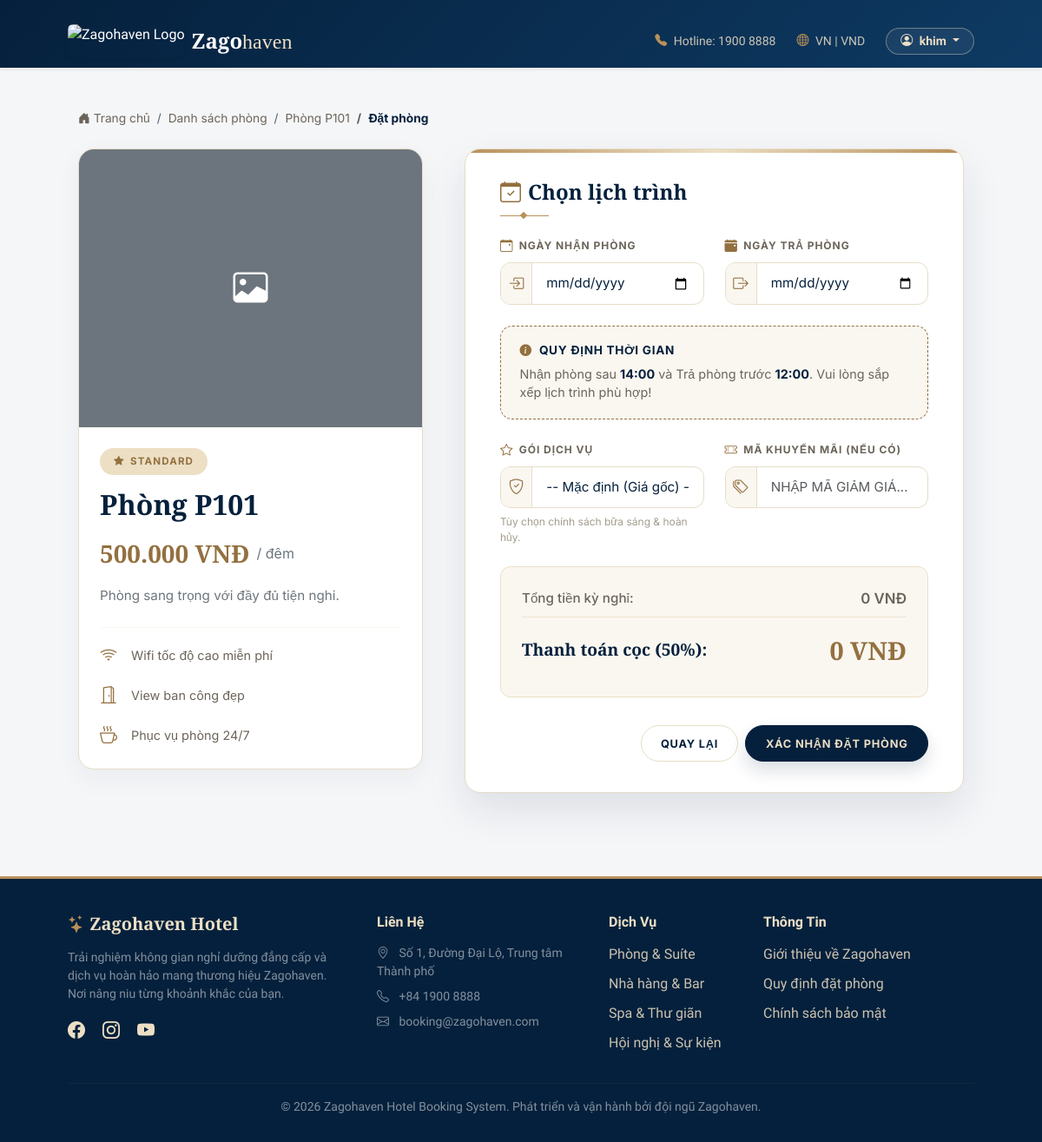
The app's page /book/1/ (signed in), older data.
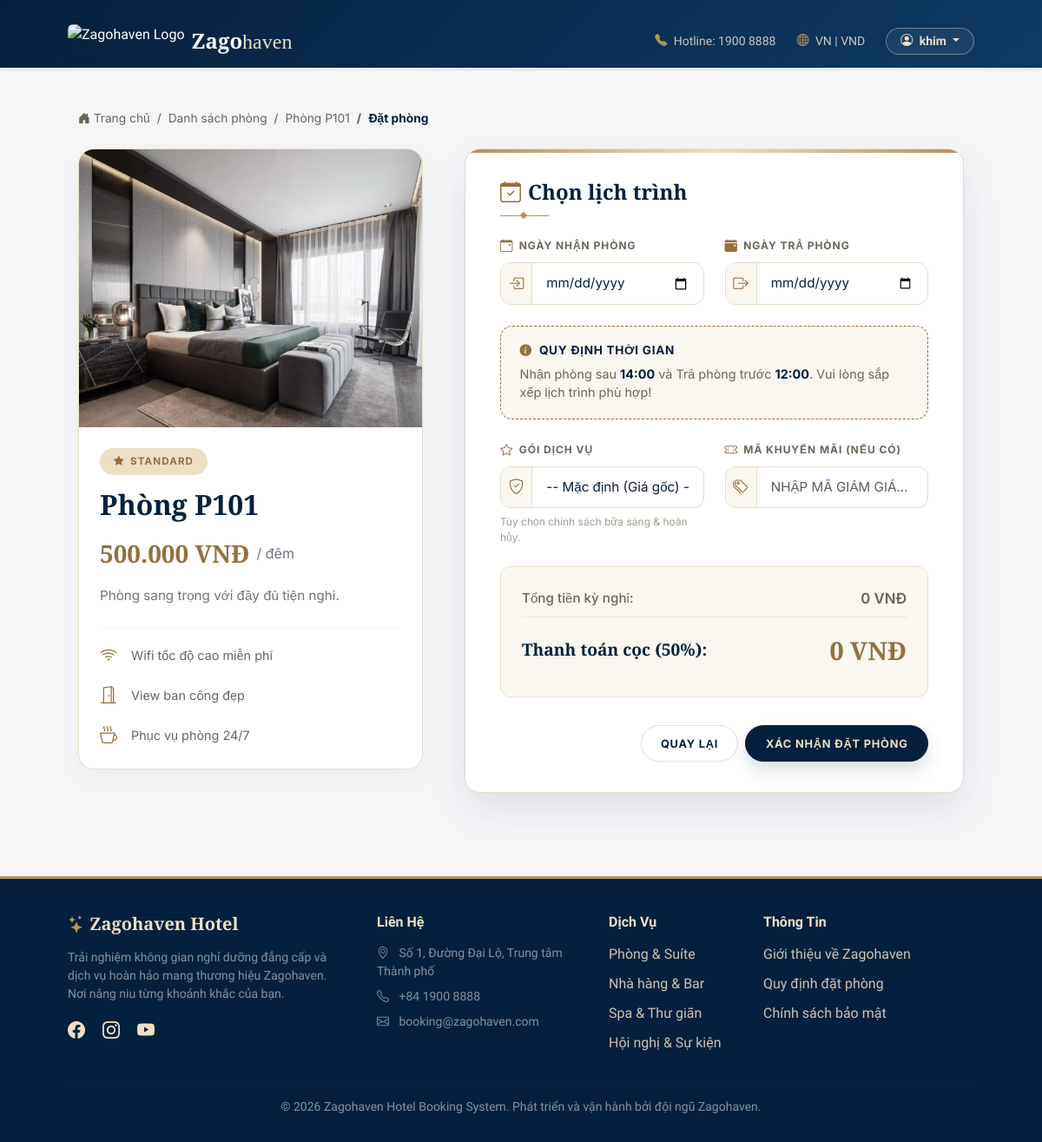
The same page, newer data.
### booking/models.py (models this page shows, shortened)
class Room(models.Model):
    HOUSEKEEPING_STATUS = (
        ('CLEAN', 'Sạch sẽ - Sẵn sàng đón khách'),
        ('DIRTY', 'Chưa dọn - Khách vừa check-out'),
        ('MAINTENANCE', 'Đang bảo trì/Sửa chữa'),
    )
    category = models.ForeignKey(RoomCategory, on_delete=models.CASCADE, verbose_name="Thuộc loại phòng")
    room_number = models.CharField(max_length=10, unique=True, verbose_name="Số phòng")
    is_available = models.BooleanField(default=True, verbose_name="Còn trống")
    housekeeping_status = models.CharField(max_length=20, choices=HOUSEKEEPING_STATUS, default='CLEAN', verbose_name="Tình trạng dọn dẹp")
    description = models.TextField(default="Phòng sang trọng với đầy đủ tiện nghi.", verbose_name="Mô tả thêm")
    image = models.ImageField(upload_to='rooms/', null=True, blank=True, verbose_name="Ảnh đại diện")
    class Meta:
        verbose_name = "Phòng"
        verbose_name_plural = "Danh sách phòng"

class RoomCategory(models.Model):
    name = models.CharField(max_length=50)
    price_per_night = models.DecimalField(max_digits=10, decimal_places=2)
    capacity = models.IntegerField(default=2)
    class Meta:
        verbose_name = "Loại phòng"
        verbose_name_plural = "Các loại phòng"

### booking/views.py (the view)
# urls.py: path('book/<int:room_id>/', booking_views.book_room, name='book_room'),
@login_required(login_url='login')
def book_room(request, room_id):
    auto_cancel_overdue_bookings()
    room = get_object_or_404(Room, id=room_id)
    active_bookings = Booking.objects.filter(room=room, is_active=True)
    disabled_dates = []
    for b in active_bookings:
        disabled_dates.append({
            'from': str(b.check_in),
            'to': str(b.check_out)
        })
    if request.method == 'POST':
        form = BookingForm(request.POST)
        if form.is_valid():
            booking = form.save(commit=False)
            booking.room = room
            booking.user = request.user
            if booking.check_out <= booking.check_in:
                messages.error(request, 'Ngày trả phòng phải sau ngày nhận phòng!')
                return render(request, 'booking/book_room.html', {
                    'room': room, 'form': form, 'disabled_dates': json.dumps(disabled_dates)
                })
            overlapping_bookings = active_bookings.filter(
                Q(check_in__lt=booking.check_out) & Q(check_out__gt=booking.check_in)
            )
            if overlapping_bookings.exists():
                messages.error(request, 'Phòng này đã có khách đặt trong khoảng thời gian bạn chọn. Vui lòng chọn ngày khác!')
                return render(request, 'booking/book_room.html', {
                    'room': room, 'form': form, 'disabled_dates': json.dumps(disabled_dates)
                })
            total_room_price = 0
            current_date = booking.check_in
            base_price = float(room.category.price_per_night)
            while current_date < booking.check_out:
                daily_price = base_price
                season = SeasonalPricing.objects.filter(start_date__lte=current_date, end_date__gte=current_date).first()
                if season:
                    if season.is_weekend_only and current_date.weekday() not in [4, 5, 6]:
                        pass
                    else:
                        daily_price = base_price * (1 + (float(season.percent_adjustment) / 100))
                total_room_price += daily_price
                current_date += timedelta(days=1)
            rate_plan_id = request.POST.get('rate_plan_id')
            if rate_plan_id:
                try:
                    plan = RatePlan.objects.get(id=rate_plan_id, is_active=True)
                    booking.rate_plan = plan
                    total_room_price = total_room_price * (1 - (float(plan.discount_percentage) / 100))
                except RatePlan.DoesNotExist:
                    pass
            coupon_code = request.POST.get('coupon_code', '').strip()
            discount_amt = 0
            if coupon_code:
                try:
                    c = Coupon.objects.get(code__iexact=coupon_code)
                    if c.is_valid():
                        if c.discount_type == 'PERCENT':
                            discount_amt = total_room_price * (float(c.discount_value) / 100)
                        else:
                            discount_amt = float(c.discount_value)
                        booking.coupon = c
                        c.used_count += 1
                        c.save()
                    else:
                        messages.warning(request, "Mã khuyến mãi đã hết hạn hoặc hết lượt!")
                except Coupon.DoesNotExist:
                    messages.warning(request, "Mã khuyến mãi không hợp lệ!")
            final_price = total_room_price - discount_amt
            if final_price < 0: final_price = 0
            booking.total_price = final_price
            booking.discount_amount = discount_amt
            booking.deposit_amount = final_price / 2
            booking.status = 'PENDING'
            booking.save()
            messages.info(request, f'Hệ thống đang chuyển hướng bạn đến cổng thanh toán VNPay để đặt cọc cho phòng {room.room_number}...')
            return redirect('create_payment', booking_id=booking.id)
        else:
            messages.error(request, 'Dữ liệu nhập vào không hợp lệ. Vui lòng kiểm tra lại!')
    else:
        form = BookingForm()
    rate_plans = RatePlan.objects.filter(is_active=True)
    return render(request, 'booking/book_room.html', {
        'room': room,
        'form': form,
        'rate_plans': rate_plans,
        'disabled_dates': json.dumps(disabled_dates)
    })

### booking/forms.py
class BookingForm(forms.ModelForm):
    class Meta:
        model = Booking
        fields = ['check_in', 'check_out']
        widgets = {
            'check_in': forms.DateInput(attrs={'type': 'date', 'class': 'form-control'}),
            'check_out': forms.DateInput(attrs={'type': 'date', 'class': 'form-control'}),
        }

### booking/context_processors.py (called while the page is built)
def unread_messages(request):
    if not request.user.is_authenticated:
        return {'unread_message_count': 0}
    if request.user.is_staff:
        count = Message.objects.filter(is_read=False, sender__is_staff=False).count()
    else:
        count = Message.objects.filter(
            conversation__customer=request.user,
            is_read=False,
            sender__is_staff=True,
        ).count()
    return {'unread_message_count': count}

### booking/templates/booking/book_room.html (shortened to what the changed rows need)
{% extends 'base.html' %}
{% block content %}
<div class="container mt-4 mb-5 lux-book-room">
    <nav aria-label="breadcrumb" class="mb-4">
        <ol class="breadcrumb" style="font-size: 0.86rem;">
            <li class="breadcrumb-item"><a href="{% url 'room_detail' room.id %}" style="color: var(--stone); text-decoration: none;">Phòng {{ room.room_number }}</a></li>
        </ol>
    </nav>
    <div class="row g-5">
        <div class="col-lg-5">
            <div class="lux-room-preview sticky-top" style="top: 85px;">
                {% if room.image %}
                <img src="{{ room.image.url }}" class="w-100" alt="Phòng {{ room.room_number }}" style="height: 320px; object-fit: cover;">
                {% else %}
                <div class="bg-secondary text-white d-flex align-items-center justify-content-center" style="height: 320px;">
                    <i class="bi bi-image fs-1"></i>
                </div>
                {% endif %}
                <div class="p-4">
                    <span class="lux-detail-badge"><i class="bi bi-star-fill"></i> {{ room.category.name }}</span>
                    <h3 class="lux-serif fw-bold mb-3" style="font-size: 2rem;">Phòng {{ room.room_number }}</h3>
                    <div class="d-flex align-items-center mb-3">
                        <span class="lux-price-value fs-3">{{ room.category.price_per_night|floatformat:"0g" }} VNĐ</span>
                        <span class="text-secondary ms-2">/ đêm</span>
                    </div>
                    <p class="text-secondary mb-4" style="font-size: 0.95rem; line-height: 1.6;">
                        {{ room.description|default:"Phòng sang trọng với đầy đủ tiện nghi, mang lại sự thoải mái nhất cho kỳ nghỉ của bạn." }}
                    </p>
                    <hr style="border-color: var(--line);">
                    <ul class="list-unstyled mb-0" style="color: var(--stone); font-size: 0.9rem;">
                        <li class="mb-3 d-flex align-items-center"><i class="bi bi-wifi fs-5 me-3" style="color: var(--gold-deep);"></i> Wifi tốc độ cao miễn phí</li>
                        <li class="mb-3 d-flex align-items-center"><i class="bi bi-door-open fs-5 me-3" style="color: var(--gold-deep);"></i> View ban công đẹp</li>
                        <li class="d-flex align-items-center"><i class="bi bi-cup-hot fs-5 me-3" style="color: var(--gold-deep);"></i> Phục vụ phòng 24/7</li>
                    </ul>
                </div>
            </div>
        </div>
    </div>
</div>
<link rel="stylesheet" href="https://cdn.jsdelivr.net/npm/flatpickr/dist/flatpickr.min.css">
{% endblock %}

Row changes from the older to the newer data that the page shows:
changed Room "Phòng sang trọng với đầy đủ tiện nghi.": image: picture added; image empty → "rooms/p1.jpg" (drawn)
